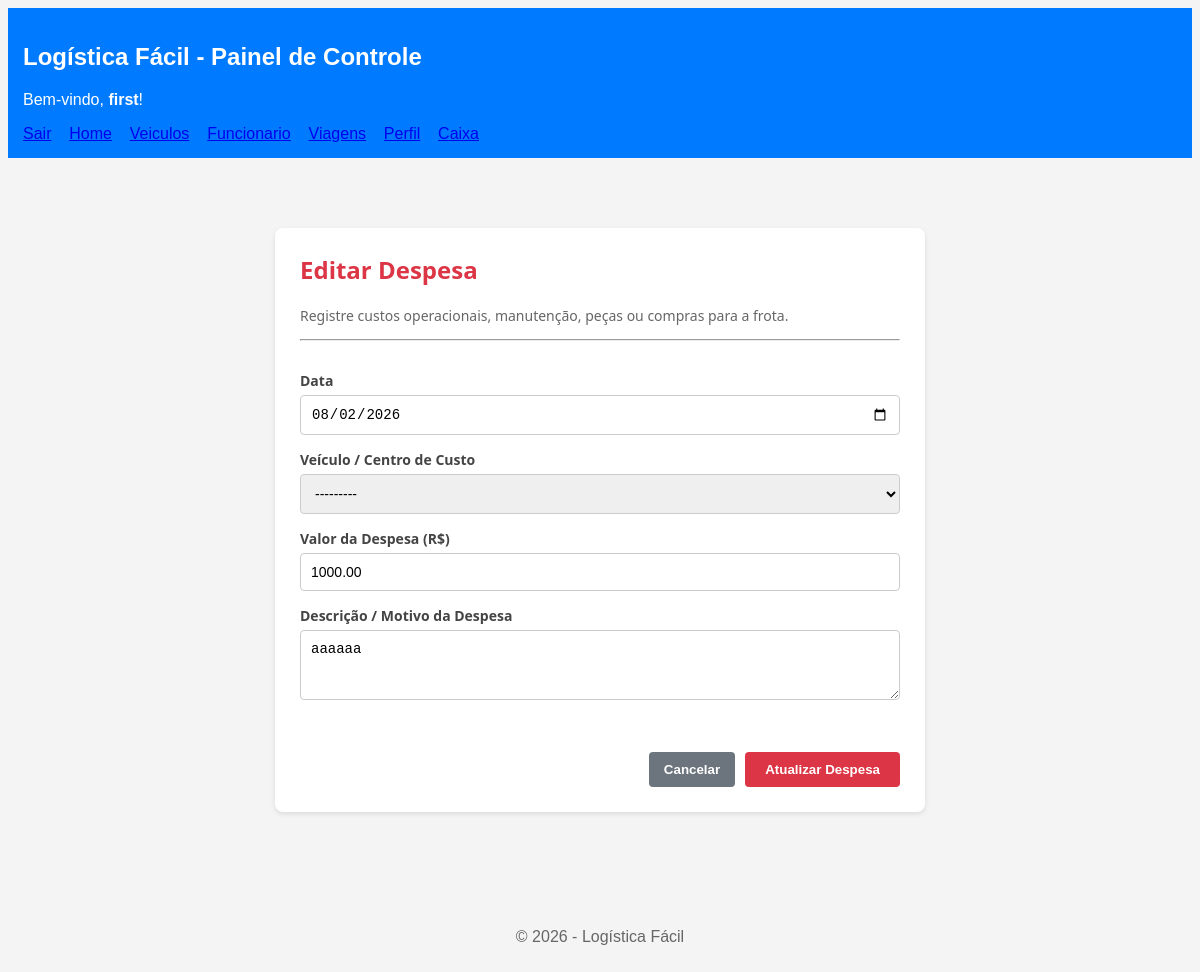
The page /caixa/editar/1/ (signed in) on the database its author committed.
### app/models.py (models this page shows, shortened)
class Caixa(models.Model):
    TIPO_CHOICES = [
        ('despesa', 'Despesa / Gasto (-)'),
        ('adiantamento', 'Recebimento - Adiantamento (+)'),
        ('quitacao', 'Recebimento - Quitação (+)'),
        ('receita_extra', 'Entrada Externa / Receita (+)'),
    ]
    usuario = models.ForeignKey(User, on_delete=models.CASCADE, verbose_name="Usuário", db_index=True)
    data = models.DateField(verbose_name="Data", db_index=True)
    valor_entrada = models.DecimalField(max_digits=10, decimal_places=2, default=0.00, verbose_name="Valor Entrada (+)")
    valor_saida = models.DecimalField(max_digits=10, decimal_places=2, default=0.00, verbose_name="Valor Saída (-)")
    tipo = models.CharField(max_length=20, choices=TIPO_CHOICES, verbose_name="Tipo de Lançamento")
    centro_de_custo = models.CharField(max_length=100, verbose_name="Centro de Custo / Veículo")
    viagem = models.ForeignKey('Viagem', on_delete=models.CASCADE, blank=True, null=True, verbose_name="Viagem Origem")
    descricao = models.TextField(verbose_name="Descrição")
    class Meta:
        db_table = 'caixa'
        verbose_name = "Fluxo de Caixa"
        verbose_name_plural = "Fluxos de Caixa"

### app/views.py (the view, shortened to what this page needs)
# urls.py: path('caixa/editar/<int:pk>/', views.edit_caixa, name='edit_caixa'),
@login_required
def edit_caixa(request, pk):
    caixa = get_object_or_404(Caixa, id=pk, usuario=request.user)
    if caixa.tipo == 'despesa':
        if request.method == 'POST':
            form = DespesaCaixaForm(request.POST, instance=caixa, user=request.user)
            if form.is_valid():
                form.save()
                messages.success(request, "Despesa atualizada com sucesso!")
                return redirect('lista_caixa')
        else:
            form = DespesaCaixaForm(instance=caixa, user=request.user)
        return render(request, 'enterprise/caixa/despesa_caixa.html', {'form': form, 'editando': True})

### app/views.py
class DespesaCaixaForm(forms.ModelForm):
    centro_de_custo = forms.ModelChoiceField(
        queryset=Veiculo.objects.none(),
        label="Veículo / Centro de Custo",
        widget=forms.Select(attrs={'class': 'form-control'})
    )
    class Meta:
        model = Caixa
        fields = ['data', 'centro_de_custo', 'valor_saida', 'descricao']
        labels = {
            'valor_saida': 'Valor da Despesa (R$)',
            'descricao': 'Descrição / Motivo da Despesa',
        }
        widgets = {
            'data': forms.DateInput(attrs={'type': 'date'}, format='%Y-%m-%d'),
            'valor_saida': forms.NumberInput(attrs={'step': '0.01', 'placeholder': '0.00'}),
            'descricao': forms.Textarea(attrs={'rows': 3, 'placeholder': 'Ex: Compra de Pneu, Combustível, Manutenção...'}),
        }
    def __init__(self, *args, **kwargs):
        user = kwargs.pop('user', None)
        super().__init__(*args, **kwargs)
        if user:
            self.fields['centro_de_custo'].queryset = Veiculo.objects.filter(usuario=user)
        if self.instance and self.instance.data:
            self.initial['data'] = self.instance.data.strftime('%Y-%m-%d')

### app/models.py (called while the page is built)
    def __str__(self):
        return f"{self.nome_fantasia} ({self.placa})"

### app/templates/enterprise/caixa/despesa_caixa.html (shortened to what this page needs)
{% extends 'base.html' %}
{% block content %}
<div class="container-formulario">
    <h2 class="titulo-pagina" style="color: #dc3545;">
        {% if editando %}Editar Despesa{% else %}- Nova Despesa / Gasto{% endif %}
    </h2>
    <p class="subtitulo-pagina">Registre custos operacionais, manutenção, peças ou compras para a frota.</p>
    <hr><br>
    <form method="POST" class="formulario-padrao">
        {% for field in form %}
            <div class="grupo-campo">
                <label class="rotulo-campo">{{ field.label }}</label>
                {{ field }}
            </div>
        {% endfor %}
        <br>
        <div class="container-botoes-form">
            <a href="{% url 'lista_caixa' %}" style="text-decoration: none;">
                <button type="button" class="btn-cancelar">Cancelar</button>
            </a>
            <button type="submit" class="btn-salvar-despesa">
                {% if editando %}Atualizar Despesa{% else %}Salvar Despesa (-){% endif %}
            </button>
        </div>
    </form>
</div>
{% endblock %}

### app/templates/base.html (shortened to what this page needs)
{% load static %}
<!DOCTYPE html>
<html lang="pt-BR">
    <head>
    </head>
    <body style="background-color: #f4f4f4; font-family: Arial, sans-serif;">
        <header
            style="background-color: #007bff; color: white; padding: 15px; margin-bottom: 20px;">
            <h2>Logística Fácil - Painel de Controle</h2>
            {% if user.is_authenticated %}
            <p>Bem-vindo, <strong>{{ user.username }}</strong>!</p>
            <a href="{% url 'logout' %}">Sair</a>
            {% else %}
            <p>Você não está logado.</p>
            <a href="{% url 'login' %}">Fazer Login</a>
            {% endif %}
             &nbsp&nbsp  <a href="{% url 'home' %}">Home</a>
            &nbsp&nbsp  <a href="{% url 'lista_veiculos' %}">Veiculos</a>
            &nbsp&nbsp  <a href="{% url 'lista_funcionario' %}">Funcionario</a>
            &nbsp&nbsp  <a href="{% url 'lista_viagem' %}">Viagens</a>
            &nbsp&nbsp  <a href="{% url 'perfil_user' %}">Perfil</a>
            &nbsp&nbsp  <a href="{% url 'lista_caixa' %}">Caixa</a>
        </header>
        <main style="padding: 20px;">
            {% block content %}
            {% endblock %}
        </main>
        <footer
            style="margin-top: 40px; padding: 10px; text-align: center; color: #666;">
            <p>&copy; 2026 - Logística Fácil</p>
        </footer>
    </body>
</html>

### app/templates/enterprise/caixa/despesa_caixa.html (style rules this page uses)
.container-formulario { max-width: 600px; margin: 30px auto; background: white; padding: 25px; border-radius: 8px; box-shadow: 0 2px 5px rgba(0,0,0,0.1); font-family: 'Segoe UI', Tahoma, Geneva, Verdana, sans-serif; }
.titulo-pagina { margin-top: 0; }
.subtitulo-pagina { color: #666; font-size: 14px; }
.formulario-padrao { display: flex; flex-direction: column; gap: 15px; }
.grupo-campo { display: flex; flex-direction: column; gap: 5px; }
.rotulo-campo { font-weight: bold; color: #444; font-size: 14px; }
.formulario-padrao input, .formulario-padrao select, .formulario-padrao textarea { width: 100%; padding: 10px; border: 1px solid #ccc; border-radius: 4px; font-size: 14px; box-sizing: border-box; }
.container-botoes-form { display: flex; gap: 10px; justify-content: flex-end; }
.btn-cancelar { background-color: #6c757d; color: white; padding: 10px 15px; border: none; border-radius: 4px; cursor: pointer; font-weight: bold; }
.btn-salvar-despesa { background-color: #dc3545; color: white; padding: 10px 20px; border: none; border-radius: 4px; cursor: pointer; font-weight: bold; }

### rows shown on the page
Caixa: form "08/02/2026" "---------" "1000.00" "aaaaaa"

### other values the page prints
{{ user.username }} "first"
{{ field.label }} "Data" "Veículo / Centro de Custo" "Valor da Despesa (R$)" "Descrição / Motivo da Despesa"
